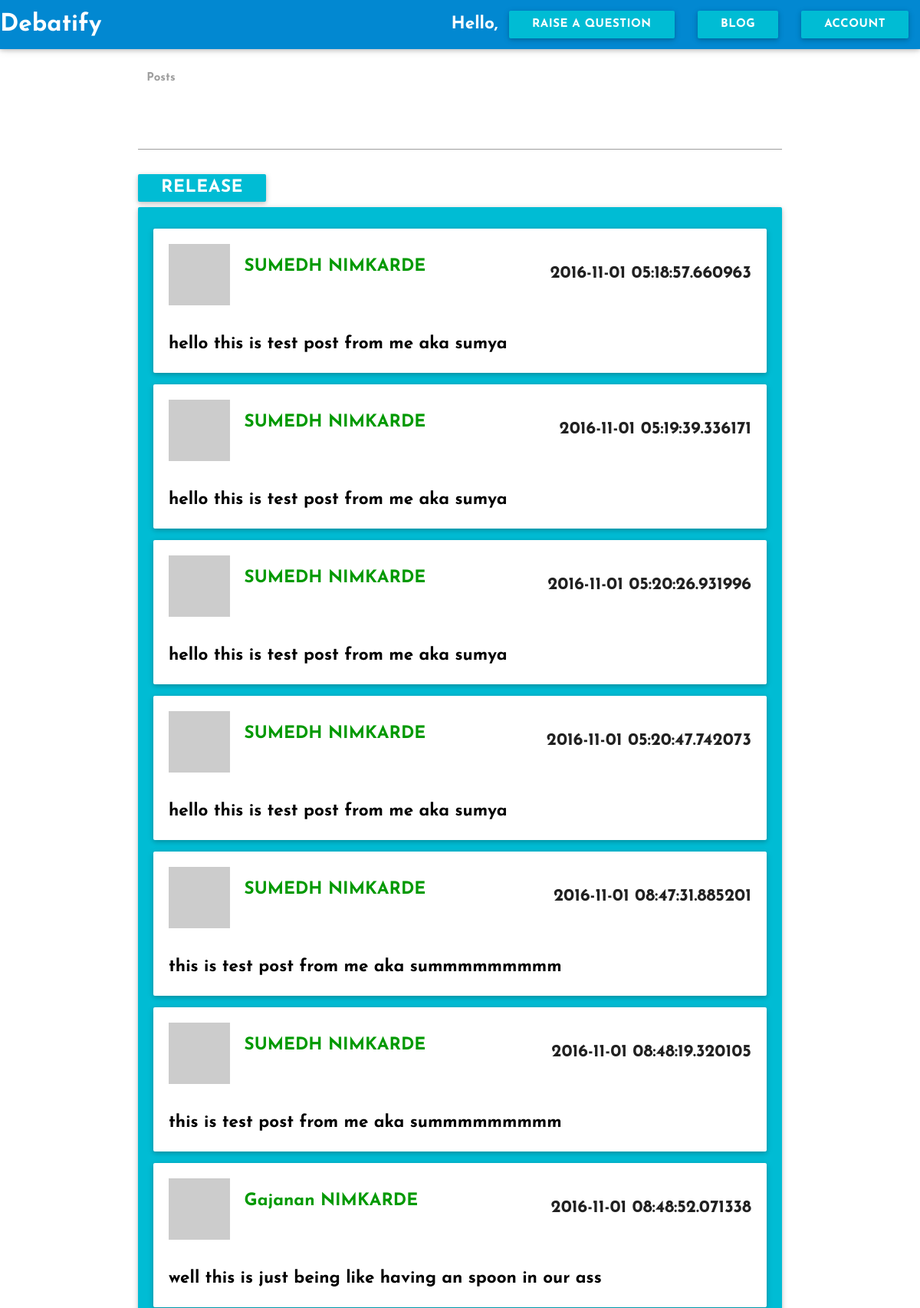
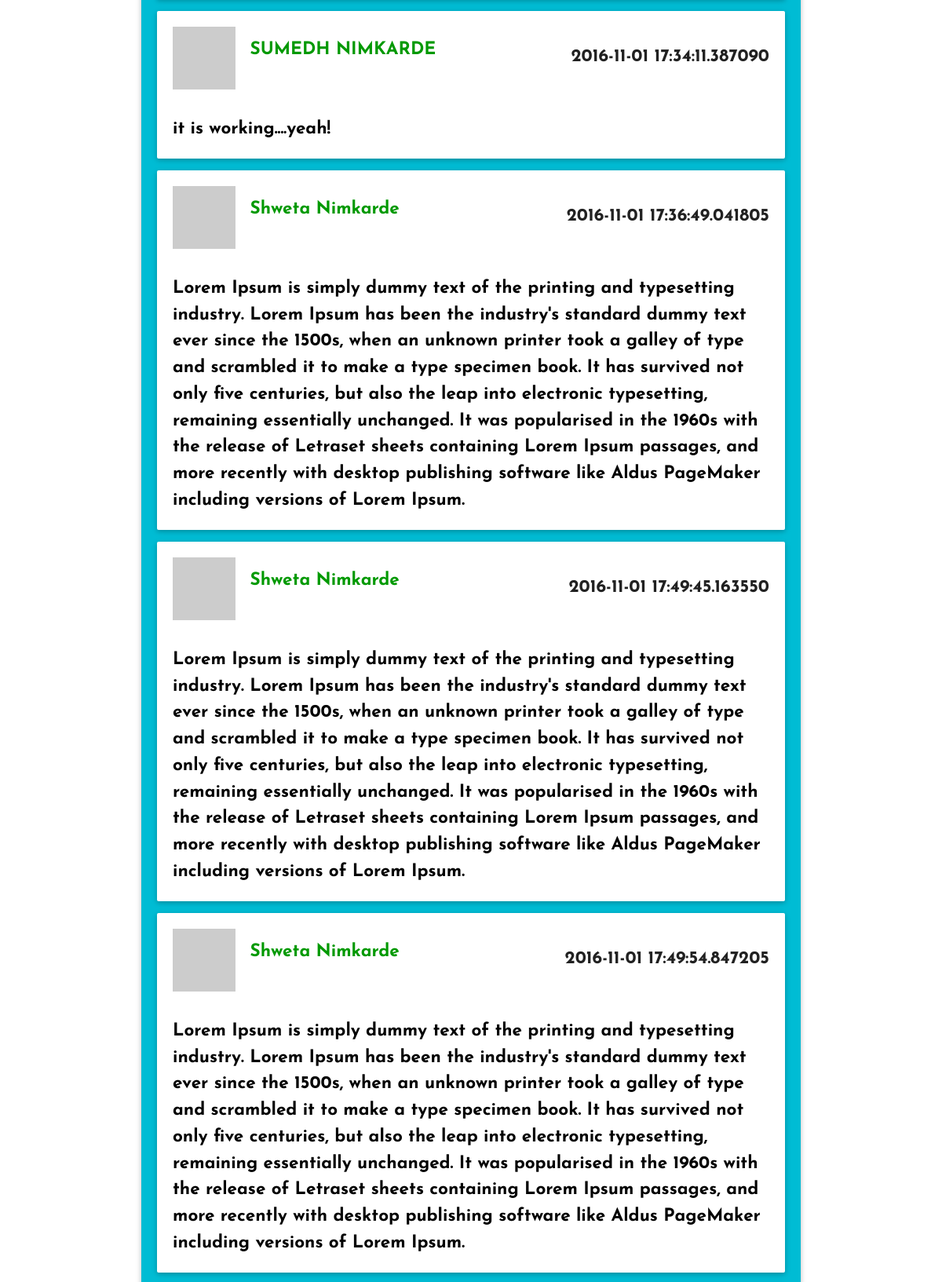
The app's page /welcome/blog (upper part) with its own data (2 pictures, top to bottom).
### app/models.py (models this page shows, shortened)
class Posts(db.Model):
	__tablename__ = "posts"
	id = db.Column(db.Integer, primary_key = True)
	body = db.Column(db.Text)
	timestamp = db.Column(db.DateTime, index = True, default = datetime.utcnow)
	author_id = db.Column(db.Integer, db.ForeignKey('users.id'))

class User(UserMixin,db.Model):
	__tablename__ = 'users'
	id = db.Column(db.Integer,primary_key = True)
	firstname = db.Column(db.String(50),nullable = True)
	lastname = db.Column(db.String(50),nullable = True)
	email = db.Column(db.String(50),nullable = True)
	username = db.Column(db.String(64),nullable = True)
	password = db.Column(db.String(100),nullable = True)
	password_hash = db.Column(db.String(128), nullable = True)
	confirmed = db.Column(db.Boolean, default = False)
	question = db.relationship("Question", backref = "owner", lazy = 'dynamic')
	location = db.Column(db.String(64),nullable = True)
	about_me = db.Column(db.Text(),nullable = True)
	member_since = db.Column(db.DateTime(), default=datetime.utcnow,nullable = True)
	last_seen = db.Column(db.DateTime(), default=datetime.utcnow,nullable = True)
	posts = db.relationship('Posts', backref = 'author', lazy = 'dynamic')
	fetchedChat = db.relationship('Chats', backref = 'messenger', lazy = 'dynamic')
	followed = db.relationship('Follow', foreign_keys = [Follow.follower_id],backref=db.backref('follower', lazy='joined'),lazy='dynamic',cascade='all, delete-orphan')
	followers = db.relationship('Follow', foreign_keys = [Follow.followed_id], backref = db.backref('followed', lazy = 'joined'),lazy='dynamic',cascade='all, delete-orphan')
	def gravatar(self, size=100, default='identicon', rating='g'):
		if request.is_secure:
			url = 'https://secure.gravatar.com/avatar'
		else:
			url = 'http://www.gravatar.com/avatar'
		hash = hashlib.md5(self.email.encode('utf-8')).hexdigest()
		return '{url}/{hash}?s={size}&d={default}&r={rating}'.format(
			url=url, hash=hash, size=size, default=default, rating=rating)
	@property
	def password(self):
		raise AttributeError('password is not a readable attribute')
	@password.setter
	def password(self, password):
		self.password_hash = generate_password_hash(password)

### app/main/views.py (the view)
@welcome.route('/blog')
def blog():
	posts = Posts.query.all()
	return render_template('blog.html', posts = posts)

### app/main/templates/blog.html (shortened to what this page needs)
{% extends 'me.html' %}
{% block head %}
  {{ super () }}
  <link rel="stylesheet" type="text/css" href="{{url_for('static', filename = "assets/css/blog.css")}}">
{% endblock %}
{% block page_content %}
	<div class = "container">
		<form action = "{{url_for('main.posted')}}" method = "POST">
		<div class="input-field col s12">
          <br>
          <textarea id="textarea1" class="materialize-textarea" name = "postbody"></textarea>
          <label for="textarea1">Posts</label>
        </div>
        <button class = "col s2 btn cyan" type = "submit">Release</button>
        <div class = "posts">
        	<div class = "post card-panel cyan">
            {% if posts %}
            {% for post in posts %}
            <div class = "card-panel">
              <img src="{{ post.author.gravatar( size = 40 ) }}" draggable="false"/>
              <span id = "author_name">{{ post.author.firstname }}&nbsp;{{ post.author.lastname }}</span>
              <p class = "timestamp">{{ post.timestamp }}</p>
              <p class = "postbody">{{ post.body }}</p>
            </div>
            {% endfor %}
            {% endif %}
          </div>
        </div>
    	</form>
	</div>
{% endblock %}

### app/static/assets/css/card.css (style rules this page uses)
body { font-family: 'Josefin Sans', sans-serif; font-weight: bold; font-size: 1.5em; }

### app/static/assets/css/blog.css (style rules this page uses)
#author_name { color: #009900; font-weight: bold; position: relative; bottom: 2em; left: .5em; }
.postbody { color: #000; }
.timestamp { float: right; }

### records on screen
Posts: author.firstname "SUMEDH", author.lastname "NIMKARDE", timestamp "2016-11-01 05:18:57.660963", body "hello this is test post from me aka sumya"
Posts: author.firstname "SUMEDH", author.lastname "NIMKARDE", timestamp "2016-11-01 05:19:39.336171", body "hello this is test post from me aka sumya"
Posts: author.firstname "SUMEDH", author.lastname "NIMKARDE", timestamp "2016-11-01 05:20:26.931996", body "hello this is test post from me aka sumya"
Posts: author.firstname "SUMEDH", author.lastname "NIMKARDE", timestamp "2016-11-01 05:20:47.742073", body "hello this is test post from me aka sumya"
Posts: author.firstname "SUMEDH", author.lastname "NIMKARDE", timestamp "2016-11-01 08:47:31.885201", body "this is test post from me aka summmmmmmmm"
Posts: author.firstname "SUMEDH", author.lastname "NIMKARDE", timestamp "2016-11-01 08:48:19.320105", body "this is test post from me aka summmmmmmmm"
Posts: author.firstname "Gajanan", author.lastname "NIMKARDE", timestamp "2016-11-01 08:48:52.071338", body "well this is just being like having an spoon in our ass"
Posts: author.firstname "SUMEDH", author.lastname "NIMKARDE", timestamp "2016-11-01 17:34:11.387090", body "it is working....yeah!"
Posts: author.firstname "Shweta", author.lastname "Nimkarde", timestamp "2016-11-01 17:36:49.041805", body "Lorem Ipsum is simply dummy text of the printing and typesetting industry. Lorem Ipsum has been the industry's standard dummy text ever since the 1500s, when an unknown printer took a galley of type and scrambled it to make a type specimen book. It has survived not only five centuries, but also the leap into electronic typesetting, remaining essentially unchanged. It was popularised in the 1960s with the release of Letraset sheets containing Lorem Ipsum passages, and more recently with desktop publishing software like Aldus PageMaker including versions of Lorem Ipsum."
Posts: author.firstname "Shweta", author.lastname "Nimkarde", timestamp "2016-11-01 17:49:45.163550", body "Lorem Ipsum is simply dummy text of the printing and typesetting industry. Lorem Ipsum has been the industry's standard dummy text ever since the 1500s, when an unknown printer took a galley of type and scrambled it to make a type specimen book. It has survived not only five centuries, but also the leap into electronic typesetting, remaining essentially unchanged. It was popularised in the 1960s with the release of Letraset sheets containing Lorem Ipsum passages, and more recently with desktop publishing software like Aldus PageMaker including versions of Lorem Ipsum."
Posts: author.firstname "Shweta", author.lastname "Nimkarde", timestamp "2016-11-01 17:49:54.847205", body "Lorem Ipsum is simply dummy text of the printing and typesetting industry. Lorem Ipsum has been the industry's standard dummy text ever since the 1500s, when an unknown printer took a galley of type and scrambled it to make a type specimen book. It has survived not only five centuries, but also the leap into electronic typesetting, remaining essentially unchanged. It was popularised in the 1960s with the release of Letraset sheets containing Lorem Ipsum passages, and more recently with desktop publishing software like Aldus PageMaker including versions of Lorem Ipsum."
